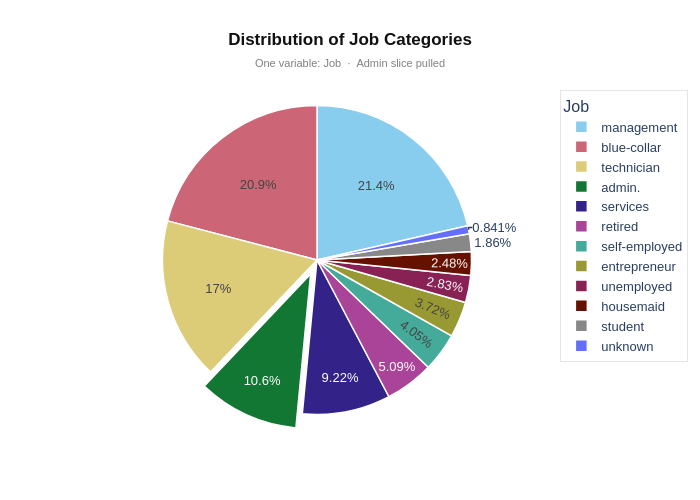

This figure's notebook cell:
### Markdown cell above
## Enhancement on Pie Chart

### Contextual Layer

* Counted the frequency of each job category using python function of `value_counts()` and converted the index into columns and reset it to the default integer index using `reset_index()` for including count in **hover**.

### Aesthetic Layer

* Colorblind-safe palette used
* White borders added to separate slices
* Clean font and white background
* Wider figure size to fit legend


### Informative Layer

* "Admin" slice pulled slightly to highlight it
* Centered title with a short subtitle
* Right-side vertical legend with border
* Pre-calculated counts used for accurate sizing and order

### Code cell
# ── i) CONTEXTUAL LAYER ───────────────────────────────────
#This helps to include counts in the hover
job_counts = df["job"].value_counts().reset_index()
job_counts.columns = ["job", "count"]

fig = px.pie(job_counts, names="job", values="count")
#fig= px.pie(df, names="job")
# ── ii) AESTHETIC LAYER ───────────────────────────────────
fig.update_traces(
    marker = dict(
        colors = px.colors.qualitative.Safe,
        line   = dict(color="white", width=1.5),
    ),
    #pull = [0.1 if j == "admin." else 0 for j in df["job"]],
    pull = [0.1 if j == "admin." else 0 for j in job_counts["job"]]
)

# ── iii) INFORMATIVE LAYER ────────────────────────────────
fig.update_layout(
    font          = dict(family="Arial, sans-serif", size=13),
    plot_bgcolor  = "white",
    paper_bgcolor = "white",
    width         = 700,
    height        = 500,
    margin        = dict(l=70, r=30, t=90, b=70),


    title = dict(
        text     = "<b>Distribution of Job Categories</b>",
        subtitle = dict(
            text = " One variable: Job  ·  Admin slice pulled",
            font = dict(size=11, color="grey"),
        ),
        x        = 0.5,
        xanchor  = "center",
        font     = dict(size=17, color="#111"),
    ),

    legend = dict(
        title       = dict(text="Job"),
        orientation = "v",
        x           = 1.02,
        y           = 1,
        bordercolor = "rgba(0,0,0,0.1)",
        borderwidth = 1,
    ),
)


fig.show()

### Figure 1 — Plotly figure (JSON) as saved in the notebook; plotly's stock layout.template omitted (floating-point values rounded to 4 significant figures)
{"data": [{"domain": {"x": [0, 1], "y": [0, 1]}, "hovertemplate": "job=%{label}<br>count=%{value}<extra></extra>", "labels": ["management", "blue-collar", "technician", "admin.", "services", "retired", "self-employed", "entrepreneur", "unemployed", "housemaid", "student", "unknown"], "legendgroup": "", "marker": {"colors": ["rgb(136, 204, 238)", "rgb(204, 102, 119)", "rgb(221, 204, 119)", "rgb(17, 119, 51)", "rgb(51, 34, 136)", "rgb(170, 68, 153)", "rgb(68, 170, 153)", "rgb(153, 153, 51)", "rgb(136, 34, 85)", "rgb(102, 17, 0)", "rgb(136, 136, 136)"], "line": {"color": "white", "width": 1.5}}, "name": "", "pull": [0, 0, 0, 0.1, 0, 0, 0, 0, 0, 0, 0, 0], "showlegend": true, "type": "pie", "values": [969, 946, 768, 478, 417, 230, 183, 168, 128, 112, 84, 38]}], "layout": {"font": {"family": "Arial, sans-serif", "size": 13}, "height": 500, "legend": {"bordercolor": "rgba(0, 0, 0, 0.1)", "borderwidth": 1, "orientation": "v", "title": {"text": "Job"}, "tracegroupgap": 0, "x": 1.02, "y": 1}, "margin": {"b": 70, "l": 70, "r": 30, "t": 90}, "paper_bgcolor": "white", "plot_bgcolor": "white", "title": {"font": {"color": "#111", "size": 17}, "subtitle": {"font": {"color": "grey", "size": 11}, "text": " One variable: Job  ·  Admin slice pulled"}, "text": "<b>Distribution of Job Categories</b>", "x": 0.5, "xanchor": "center"}, "width": 700}}
